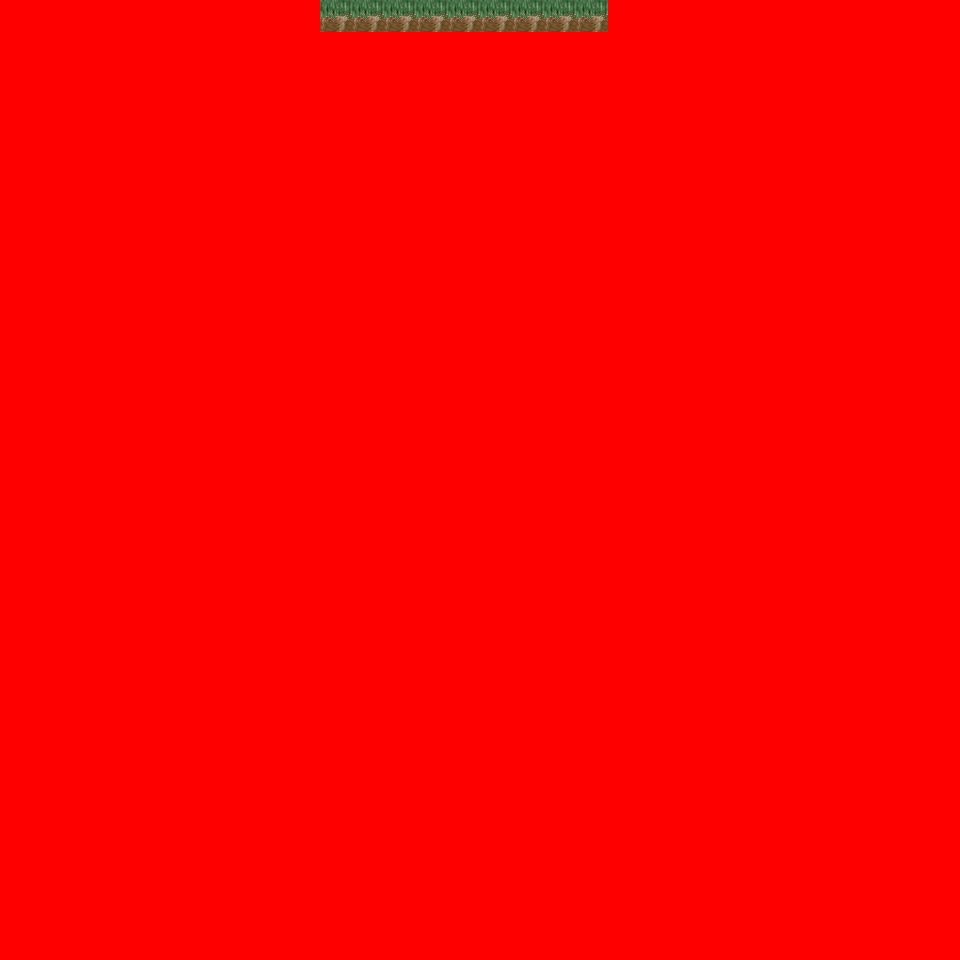

A 2D game scene composited from a Tiled map and its tileset images. What follows is a short description and the map's XML, with each tile layer's data collapsed to a summary:
An orthogonal 30x30 tile map with 32x32 px tiles, 6 tile layers (Ground, Object, Object2, Above, ...), 14 tilesets and 1 object (mapchange).

<map version="1.0" orientation="orthogonal" renderorder="right-down" width="30" height="30" tilewidth="32" tileheight="32" nextobjectid="2">
  <tileset firstgid="1" name="tileset_logic_collision" tilewidth="32" tileheight="32" tilecount="1" columns="1">
    <image source="../drawable/tileset_logic_collision.png" width="32" height="32" />
  </tileset>
  <tileset firstgid="2" name="tileset_ground_ground" tilewidth="32" tileheight="32" tilecount="33" columns="3">
    <image source="../drawable/tileset_ground_ground.png" width="96" height="352" />
  </tileset>
  <tileset firstgid="35" name="tileset_ground_ridge_earth_pale" tilewidth="32" tileheight="32" tilecount="96" columns="12">
    <image source="../drawable/tileset_ground_ridge_earth_pale.png" width="384" height="256" />
  </tileset>
  <tileset firstgid="131" name="tileset_ground_ridge_earth_dark" tilewidth="32" tileheight="32" tilecount="96" columns="12">
    <image source="../drawable/tileset_ground_ridge_earth_dark.png" width="384" height="256" />
  </tileset>
  <tileset firstgid="227" name="tileset_terrain_desert" tilewidth="32" tileheight="32" tilecount="88" columns="8">
    <image source="../drawable/tileset_terrain_desert.png" width="256" height="352" />
  </tileset>
  <tileset firstgid="315" name="tileset_plant_tree_tree_darkgreen" tilewidth="32" tileheight="32" tilecount="88" columns="8">
    <image source="../drawable/tileset_plant_tree_tree_darkgreen.png" width="256" height="352" />
  </tileset>
  <tileset firstgid="403" name="tileset_building_tan_building" tilewidth="32" tileheight="32" tilecount="24" columns="4">
    <image source="../drawable/tileset_building_tan_building.png" width="128" height="192" />
  </tileset>
  <tileset firstgid="427" name="tileset_plant_cactus_2" tilewidth="32" tileheight="32" tilecount="10" columns="5">
    <image source="../drawable/tileset_plant_cactus_2.png" width="160" height="64" />
  </tileset>
  <tileset firstgid="437" name="tileset_ground_sand_2" tilewidth="32" tileheight="32" tilecount="15" columns="5">
    <image source="../drawable/tileset_ground_sand_2.png" width="160" height="96" />
  </tileset>
  <tileset firstgid="452" name="tileset_object_stone_well" tilewidth="32" tileheight="32" tilecount="6" columns="2">
    <image source="../drawable/tileset_object_stone_well.png" width="64" height="96" />
  </tileset>
  <tileset firstgid="458" name="tileset_plant_tree_banana_tree" tilewidth="32" tileheight="32" tilecount="40" columns="4">
    <image source="../drawable/tileset_plant_tree_banana_tree.png" width="128" height="320" />
  </tileset>
  <tileset firstgid="498" name="tileset_ground_sand_edges" tilewidth="32" tileheight="32" tilecount="15" columns="5">
    <image source="../drawable/tileset_ground_sand_edges.png" width="160" height="96" />
  </tileset>
  <tileset firstgid="513" name="tileset_building_window_window_centered" tilewidth="32" tileheight="32" tilecount="1" columns="1">
    <image source="../drawable/tileset_building_window_window_centered.png" width="32" height="32" />
  </tileset>
  <tileset firstgid="514" name="tileset_building_door_closed" tilewidth="32" tileheight="32" tilecount="1" columns="1">
    <image source="../drawable/tileset_building_door_closed.png" width="32" height="32" />
  </tileset>
  <layer name="Ground" width="30" height="30">
    <data>[900 cells, 240 non-empty, 2 distinct tile ids]</data>
  </layer>
  <layer name="Object" width="30" height="30">
    <data>[900 cells, 69 non-empty, 17 distinct tile ids]</data>
  </layer>
  <layer name="Object2" width="30" height="30">
    <data>[900 cells, 0 non-empty, 0 distinct tile ids]</data>
  </layer>
  <layer name="Above" width="30" height="30">
    <data>[900 cells, 112 non-empty, 22 distinct tile ids]</data>
  </layer>
  <layer name="Above2" width="30" height="30">
    <data>[900 cells, 0 non-empty, 0 distinct tile ids]</data>
  </layer>
  <layer name="Walkable" width="30" height="30">
    <data>[900 cells, 891 non-empty, 1 distinct tile ids]</data>
  </layer>
  <objectgroup name="MapEvents">
    <object id="1" name="north" type="mapchange" x="320" y="0" width="288" height="32">
      <properties>
        <property name="map" value="0_ados_mountain_n2_w2_x2_y4" />
        <property name="place" value="south" />
      </properties>
    </object>
  </objectgroup>
</map>
